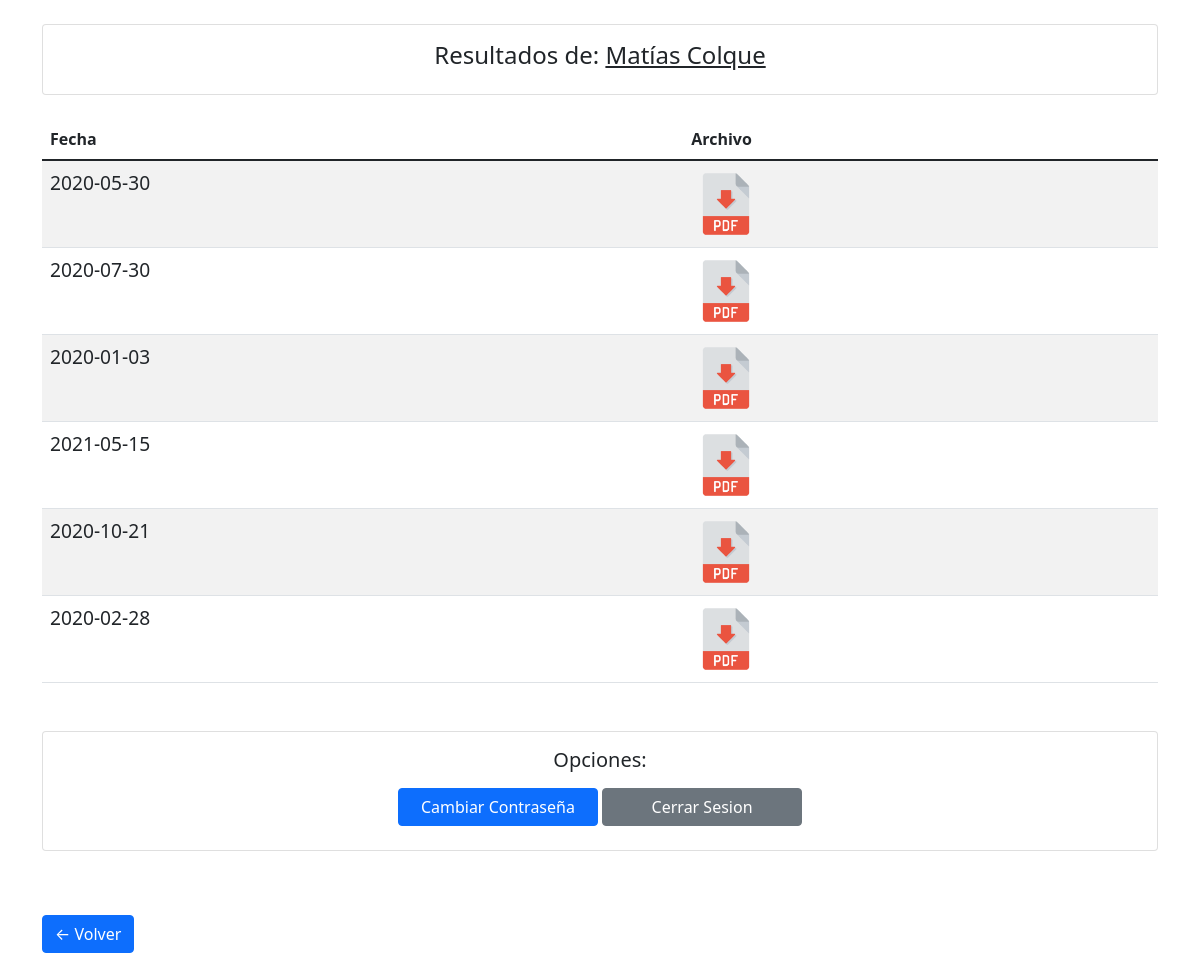
The app's page /resultados (signed in) with its own data.
### tables this page shows
CREATE TABLE "result" (
	"id"	INTEGER,
	"date"	TEXT,
	"file_path"	TEXT,
	"id_patient"	INTEGER,
	PRIMARY KEY("id"),
	FOREIGN KEY("id_patient") REFERENCES "patient"("id")
);

### main.py (the view)
@app.route('/resultados')
def show_patient_results():
    if 'id' not in session:
        return redirect(url_for('login_patient'))
    results = db_handler.get_results_from_patient(session['id'])
    return render_template('results.html', name=session['name'], results=results)

### db_handler.py (called while the page is built)
def get_results_from_patient(id):
    conn = sqlite3.connect(db_file)
    cur = conn.cursor()
    cur.execute(f"SELECT * FROM result WHERE id_patient = { id }")
    rows = cur.fetchall()
    conn.close()
    results = []
    if rows:
        for result in rows:
            results.append(
                Result(id=result[0], date=result[1], file_path=result[2], id_patient=result[3]))
        return results
    else:
        return False

### templates/results.html (shortened to what this page needs)
<!DOCTYPE html>
<html lang="en">
<head>
    <link href="https://cdn.jsdelivr.net/npm/bootstrap@5.1.3/dist/css/bootstrap.min.css" rel="stylesheet"
>
</head>
<body>
    <div class="container">
        <div class="card my-4">
            <div class="card-body">
                <h4 style="text-align: center;" class="card-title">Resultados de: <u>{{ name }}</u></h4>
            </div>
        </div>
        <table class="table table-striped">
            <thead>
                <tr>
                    <th scope="col">Fecha</th>
                    <th scope="col">Archivo</th>
                </tr>
            </thead>
            <tbody>
                {% if results %}
                {% for result in results %}
                <tr>
                    <td style="font-size: larger;">{{ result.date }}</td>
                    <td><a href="{{ url_for('download_file', filename=result.file_path) }}"><img
                                src="{{ url_for('static', filename='pdf.png') }}" alt="{{result.file_path}}" style="height: 70px;"></a></td>
                </tr>
                {% endfor %}
                {% endif %}
            </tbody>
        </table>
        <div class="card my-5">
            <div class="card-body" style="text-align: center;">
                <h5 class="mb-2">Opciones: </h5>
                <a href="/cambiar_contrasena" type="button" class="btn btn-primary my-2" style="width: 200px;">Cambiar Contraseña</a>
                <a href="/logout" type="button" class="btn btn-secondary" style="width: 200px;">Cerrar Sesion</a>
            </div>
        </div>
        <a class="btn btn-primary my-3" href="{{ url_for('index') }}">&larr; Volver</a>
    </div>
</body>
</html>

### records on screen
result: date "2020-05-30"
result: date "2020-07-30"
result: date "2020-01-03"
result: date "2021-05-15"
result: date "2020-10-21"
result: date "2020-02-28"

### other values on screen
{{ name }} "Matías Colque"
